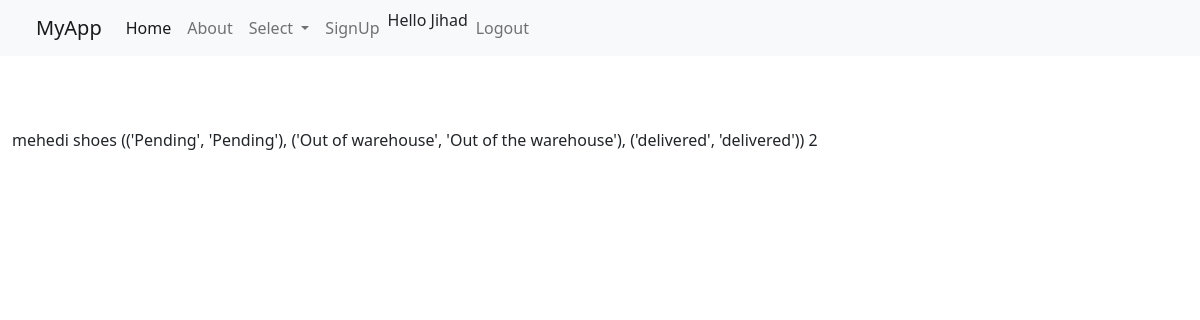
/order_details/5 (signed in), run on the app's committed database.
### shop/models.py (models this page shows, shortened)
class Order(models.Model):
    delivery_status=(
        ('Pending','Pending'),
        ('Out of warehouse','Out of the warehouse'),
        ('delivered', 'delivered'),
    )
    customer_id= models.ForeignKey(Customer, null=True, blank=True , related_name='Customer', on_delete=models.SET_NULL)
    product_id = models.ForeignKey(Product , null=True, blank=True, related_name='product',on_delete=models.SET_NULL)
    quantity = models.CharField(max_length=20, null = True, blank=True)
    delivery= models.CharField(max_length=50,null=True,blank=True,choices=delivery_status)

class Customer(models.Model):
    name= models.CharField(max_length=100,null=True,blank=True)
    email= models.EmailField(max_length=50,null=True, blank=True)
    phone=models.CharField(max_length=30,null=True,blank=True)
    adress=models.TextField(max_length=100,null=True,blank=True)
    def __str__(self) :
        return self.name

class Product(models.Model):
    product_name=models.CharField(max_length=100,null=True,blank=True)
    product_price=models.DecimalField(max_digits=10,decimal_places=2,null=True,blank=True)
    category_id= models.ForeignKey(Category,null=True, blank=True,related_name='category' ,on_delete=models.SET_NULL)
    product_quantity=models.CharField(max_length=20,null=True,blank=True)
    def __str__(self) :
        return self.product_name

### shop/views.py (the view)
# urls.py: path("order_details/<str:pk>", views.show_order, name='order_details'),
def show_order(request, pk):
    order_details = Order.objects.get(id=pk)
    context = {
        'order': order_details,
    }
    return render(request, 'order_details.html', context=context)

### template/order_details.html
{% extends "master.html" %}
{% block content %}
    {{ order.customer_id }}
    {{order.product_id}}
    {{order.delivery_status}}
    {{order.quantity}}
{% endblock %}

### template/master.html (shortened to what this page needs)
<!doctype html>
<html lang="en">
  <head>
    <link href="https://cdn.jsdelivr.net/npm/bootstrap@5.1.3/dist/css/bootstrap.min.css" rel="stylesheet">
  </head>
  <body>
    <div class="container-fluid w-80">
        <div class="row">
            <nav class="navbar navbar-expand-lg navbar-light bg-light">
                <div class="container-fluid">
                  <a class="navbar-brand" href="#">MyApp</a>
                  <div class="collapse navbar-collapse" id="navbarSupportedContent">
                    <ul class="navbar-nav me-auto mb-2 mb-lg-0">
                      <li class="nav-item">
                        <a class="nav-link active" aria-current="page" href="{% url 'index'%}">Home</a>
                      </li>
                      <li class="nav-item">
                        <a class="nav-link" href="{% url 'about'%}">About</a>
                      </li>
                      <li class="nav-item dropdown">
                        <a class="nav-link dropdown-toggle" href="#" id="navbarDropdown" role="button" data-bs-toggle="dropdown" aria-expanded="false">
                          Select
                        </a>
                      </li>
                      <li class="nav-item">
                        <a class="nav-link" href="{%url 'sign_in'%}">SignUp</a>
                      </li>
                      <li><span class="nav-item">Hello {{request.user}}</span></li>
                      <li class="nav-item">
                          <a class="nav-link" href="{% url 'logout'%}">Logout</a>
                      </li>
                    </ul>
                  </div>
                </div>
              </nav>
        </div>
        <br><br><br>
        {% block content %}
        {%endblock%}
    </div>
  </body>
</html>

### data on the page
Order: customer_id "mehedi", product_id "shoes", delivery_status "(('Pending', 'Pending'), ('Out of warehouse', 'Out of the warehouse'), ('delivered', 'delivered'))", quantity "2"

### other printed values
{{ request.user }} "Jihad"
